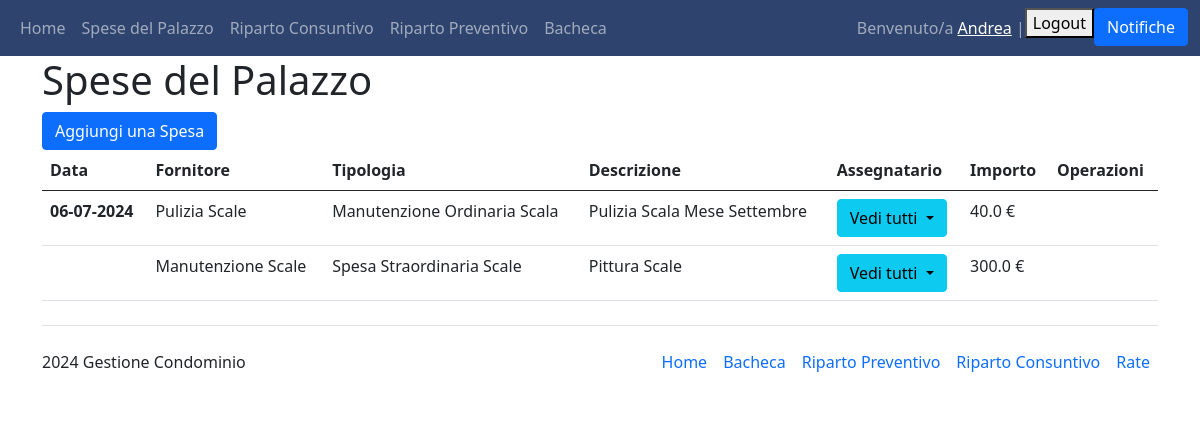
Page /spesa/ (signed in) on the earlier database version.
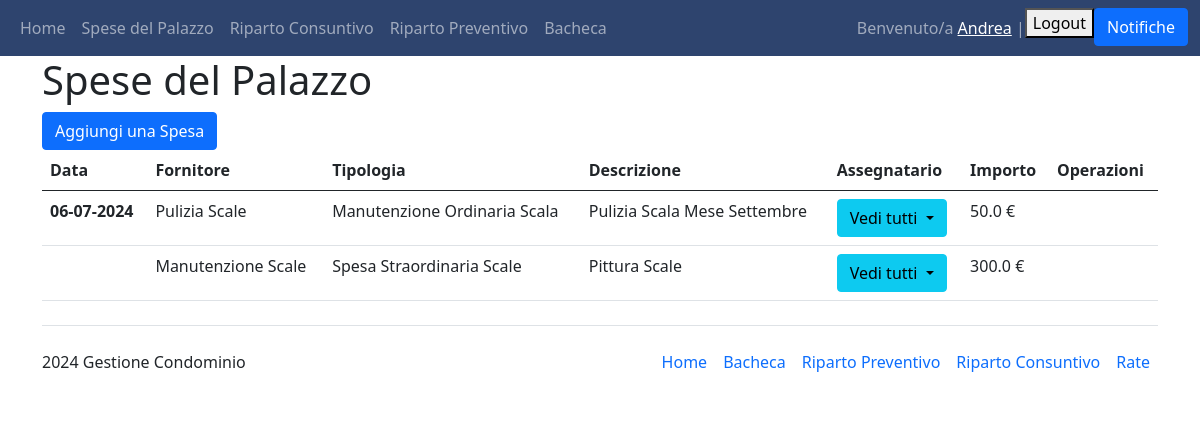
Same page on the later database version.
### Condominio/models.py (models this page shows)
class Spesa(models.Model):
    class Tipologie(models.TextChoices):
        LUCE_PALAZZINA="Luce Palazzina"
        SCALE_PALAZZINA="Scale Palazzina"
        MANUTENZIONE_ORDINARIA="Manutenzione Ordinaria"
        MANUTENZIONE_ORDINARIA_COMUNE="Manutenzione Ordinaria Comune"
        MANUTENZIONE_ORDINARIA_SCALA="Manutenzione Ordinaria Scala"
        SPESA_GENERALE="Spese Generali"
        SPESA_STRAORDINARIA="Spese Straordinarie"
        SPESA_STRAORDINARIA_EDIFICIO="Spesa Straordinaria Edificio"
        SPESA_STRAORDINARIA_SCALE="Spesa Straordinaria Scale"
        SPESA_STRAORDINARIA_ANTENNE="Spesa Straordinaria Antenne"
        SPESE_DIVERSE="Spese Diverse"
    fornitore=models.ForeignKey(Fornitore, on_delete=models.PROTECT, default=None)
    data=models.DateField("Data")
    tipologia=models.TextField("Tipologia", choices=Tipologie.choices, default=Tipologie.SPESE_DIVERSE, max_length=200)
    descrizione=models.CharField(default=None, max_length=200)
    assegnatario=models.ManyToManyField(Interno)
    importo=models.FloatField("Totale", default=0)
    class Meta:
        verbose_name_plural="Spese"

class Fornitore(models.Model):
    nome = models.CharField(max_length=100, primary_key=True)
    contratto = models.FileField(verbose_name="Contratto", upload_to='files/', blank=True, default=None)
    indirizzo = models.CharField(max_length=200, blank=True)
    ragione_sociale = models.CharField(max_length=100, blank=True)
    partita_iva = models.CharField(max_length=100, blank=True)
    cf = models.CharField(max_length=100, blank=True)
    iban = models.CharField(max_length=200, blank=True)
    def __str__(self):
        return self.nome
    class Meta:
        verbose_name_plural = "Fornitori"

### Condominio/views.py (the view)
# urls.py: path('spesa/', views.spesa, name="spesa"),
@login_required(login_url='login')
def spesa(request):
    spese = Spesa.objects.all()
    """ if request.method == "POST":
        spesa_id = request.POST.get("spesa-id")
        print(spesa_id)
        spesa=Spesa.objects.filter(id=spesa_id).first()
        if spesa and (request.user.has_perm("main.delete_spesa")):
            spesa.delete() """
    return render(request, 'Condominio_main/spese.html', {"spese": spese})

### Condominio/models.py (called while the page is built)
    def __str__(self):
        out=self.numero_interno + " - " + str(self.condomino.last_name)
        return out

### Condominio/templates/Condominio_main/spese.html (shortened to what this page needs)
{% extends 'Condominio_main/base.html' %}
{% block content %}
<h1>Spese del Palazzo</h1>
<a class="btn btn-primary" href="/create_spesa" role="button">Aggiungi una Spesa</a>
<table class="table">
    <thead>
      <tr>
        <th scope="col">Data</th>
        <th scope="col">Fornitore</th>
        <th scope="col">Tipologia</th>
        <th scope="col">Descrizione</th>
        <th scope="col">Assegnatario</th> {% comment %} Deve poter essere un utente user di tipo non staff {% endcomment %}
        <th scope="col">Importo</th>
        <th scope="col">Operazioni</th>
      </tr>
    </thead>
    <tbody>
        {% for spesa in spese %}
        <tr>
            <th scope="row">{{spesa.data|date:"d-m-Y"}}</th>
            <td>{{spesa.fornitore}}</td>
            <td>{{spesa.tipologia}}</td>
            <td>{{spesa.descrizione}}</td>
            <td>
              <button class="btn btn-info dropdown-toggle" type="button" id="dropdownMenuButton1" data-bs-toggle="dropdown" aria-expanded="false">
                Vedi tutti
              </button>
            </td>
            <td>{{spesa.importo}} €</td>
            <td>
            </td>
        </tr>
        {% endfor %}
    </tbody>
</table>
{% endblock %}

Differences in the rows shown:
changed Spesa "Manutenzione Ordinaria Scala": importo "40.0" → "50.0"
